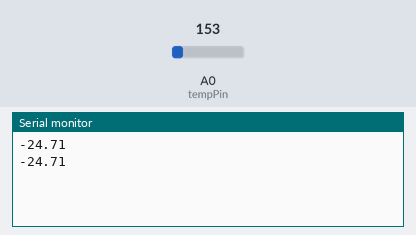
The sketch below on a simulated Arduino Uno, built with avr-gcc and run on an emulated ATmega328P. Parts: the last lines printed to the serial monitor. The inputs (shaded band) are chosen by the test bench; at power-on: A0 (tempPin) = 153.

Above: at 1.8 s.
1.9 s: A0 (tempPin) set to 165
At 2.8 s:
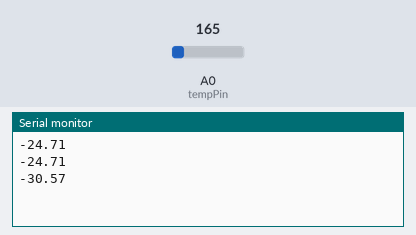
3.4 s: A0 (tempPin) set to 175
At 4.8 s:
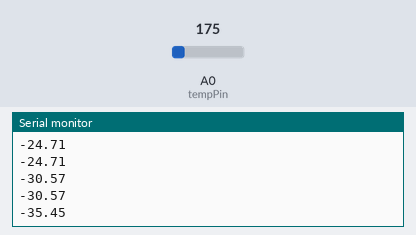
Timing chart, 0 to 6.4 s (numbered marks = the images above; inputs shaded):
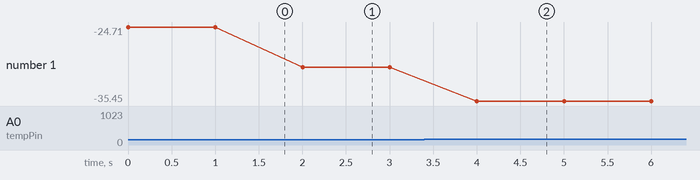

Measured:
- after the input at 1.9 s, the serial monitor: prints a new line after 0.10 s (image 1)
- after the input at 3.4 s, the serial monitor: prints a new line after 0.60 s (image 2)
- plotted number 1: -24.71 → -30.57 after the input at 1.9 s, -30.57 → -35.45 after the input at 3.4 s

The sketch:

temprature_sensor.ino
```cpp
int tempPin=A0;
void setup() {
  // put your setup code here, to run once:
Serial.begin(9600);
}

void loop() {
  // put your main code here, to run repeatedly:
     int reading=analogRead(tempPin);
     float voltage=reading*5;
     voltage/=1024;
     float Temprature_in_C=(voltage-.5)*100*-1;
     Serial.println(Temprature_in_C);
     delay(1000);
}
```
